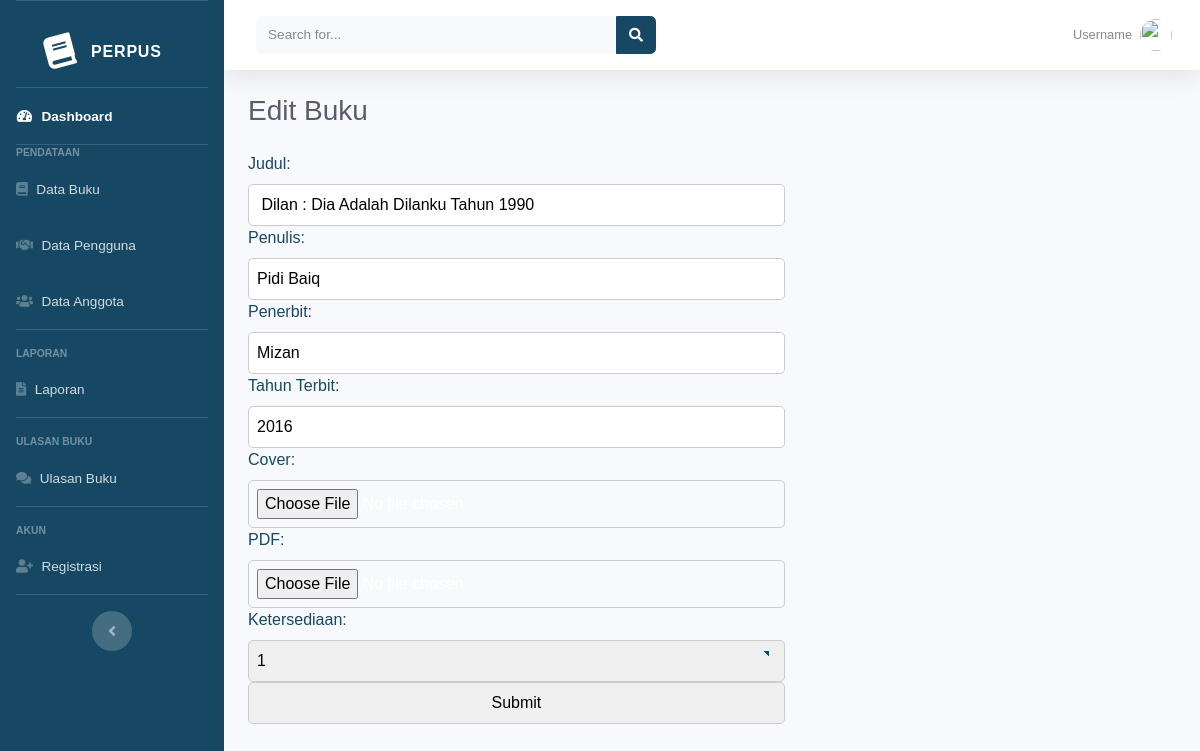
Page /edit/edit_data_buku.php?buku_id=12 (signed in) on the committed database.
### tables this page shows
CREATE TABLE `buku` (
  `buku_id` int(11) NOT NULL,
  `perpus_id` int(11) NOT NULL,
  `judul` varchar(100) NOT NULL,
  `cover` varchar(255) NOT NULL,
  `penulis` varchar(50) NOT NULL,
  `penerbit` varchar(50) NOT NULL,
  `tahun_terbit` int(11) NOT NULL,
  `deskripsi` varchar(10000) NOT NULL,
  `kategori_id` int(11) NOT NULL,
  `ketersediaan` int(50) NOT NULL,
  `file_pdf` varchar(1000) NOT NULL,
  `created_at` timestamp NOT NULL DEFAULT current_timestamp() ON UPDATE current_timestamp()
);

### edit/edit_data_buku.php (the view, shortened to what this page needs)
<?php
$role = $_SESSION["role"];
?>
<!DOCTYPE html>
<html lang="en">
<head>
    <link href="../dashboard/vendor/fontawesome-free/css/all.min.css" rel="stylesheet" type="text/css">
    <link href="../dashboard/css/sb-admin-2.min.css" rel="stylesheet">
</head>
<body id="page-top">
    <div id="wrapper">
        <ul class="navbar-nav bg-gradient-primary sidebar sidebar-dark accordion" id="accordionSidebar">
            <a class="sidebar-brand d-flex align-items-center justify-content-center" href="index.html">
                <div class="sidebar-brand-icon rotate-n-15">
                    <i class="fas fa-book"></i>
                </div>
                <div class="sidebar-brand-text mx-3">Perpus</div>
            </a>
            <hr class="sidebar-divider my-0">
            <li class="nav-item active">
                <a class="nav-link" href="../admin/home.php">
                    <i class="fas fa-fw fa-tachometer-alt"></i>
                    <span>Dashboard</span></a>
            </li>
            <?php
            if ($role === "admin") :
            ?>
                <hr class="sidebar-divider my-0">
                <div class="sidebar-heading">
                    Pendataan
                </div>
                <li class="nav-item">
                    <a class="nav-link" href="../admin/index_data_buku.php">
                        <i class="fas fa-book"></i>
                        <span>Data Buku</span></a>
                </li>
                <li class="nav-item">
                    <a class="nav-link" href="../admin/index_peminjam.php">
                        <i class="fas fa-handshake"></i>
                        <span>Data Pengguna</span></a>
                </li>
                <li class="nav-item">
                    <a class="nav-link" href="../admin/index_data_anggota.php">
                        <i class="fas fa-users"></i>
                        <span>Data Anggota</span>
                    </a>
                </li>
                <hr class="sidebar-divider">
                <div class="sidebar-heading">
                    Laporan
                </div>
                <li class="nav-item">
                    <a class="nav-link" href="../admin/index_laporan.php">
                        <i class="fas fa-file-alt"></i>
                        <span>Laporan</span></a>
                </li>
                <hr class="sidebar-divider">
                <div class="sidebar-heading">
                    Ulasan Buku
                </div>
                <li class="nav-item">
                    <a class="nav-link" href="../admin/index_ulasan_buku.php">
                        <i class="fas fa-comments"></i>
                        <span>Ulasan Buku</span></a>
                </li>
                <hr class="sidebar-divider">
                <div class="sidebar-heading">
                    Akun
                </div>
                <li class="nav-item">
                    <a class="nav-link" href="../admin/index_register.php">
                        <i class="fas fa-user-plus"></i>
                        <span>Registrasi</span>
                    </a>
                </li>
                <hr class="sidebar-divider d-none d-md-block">
            <?php endif ?>
            <div class="text-center d-none d-md-inline">
                <button class="rounded-circle border-0" id="sidebarToggle"></button>
            </div>
        </ul>
        <div id="content-wrapper" class="d-flex flex-column">
            <div id="content">
                <nav class="navbar navbar-expand navbar-light bg-white topbar mb-4 static-top shadow">
                    <form class="d-none d-sm-inline-block form-inline mr-auto ml-md-3 my-2 my-md-0 mw-100 navbar-search">
                        <div class="input-group">
                            <input type="text" class="form-control bg-light border-0 small" placeholder="Search for..." aria-label="Search" aria-describedby="basic-addon2">
                            <div class="input-group-append">
                                <button class="btn btn-primary1" type="button">
                                    <i class="fas fa-search fa-sm"></i>
                                </button>
                            </div>
                        </div>
                    </form>
                    <ul class="navbar-nav ml-auto">
                        <li class="nav-item dropdown no-arrow">
                            <a class="nav-link dropdown-toggle" href="#" id="userDropdown" role="button" data-toggle="dropdown" aria-haspopup="true" aria-expanded="false">
                                <span class="mr-2 d-none d-lg-inline text-gray-600 small">Username</span>
                                <img class="img-profile rounded-circle" src="https://source.unsplash.com/QAB-WJcbgJk/60x60">
                            </a>
                        </li>
                    </ul>
                </nav>
                <div class="container-fluid">
                    <div class="d-sm-flex align-items-center justify-content-between mb-4">
                        <h2 class="h3 mb-0 text-gray-800">Edit Buku</h2>
                    </div>
                    <div class="row">
                        <div class="col-xl-12 col-md-6 mb-4">
                            <?php
                            $servername = "localhost";
                            $username = "root";
                            $password = "";
                            $dbname = "perpustakaan_digital";
                            $conn = new mysqli($servername, $username, $password, $dbname);
                            if (isset($_GET['buku_id'])) {
                                $buku_id = $_GET['buku_id'];
                                $sql = "SELECT * FROM buku WHERE buku_id = $buku_id";
                                $result = $conn->query($sql);
                                if ($result->num_rows > 0) {
                                    $row = $result->fetch_assoc();
                            ?>
                                    <form action="../proses/proses_edit_data_buku.php" method="POST" enctype="multipart/form-data">
                                        <label for="judul">Judul:</label>
                                        <input type="text" id="judul" name="judul" value="<?php echo $row['judul']; ?>"><br>
                                        <label for="penulis">Penulis:</label>
                                        <input type="text" id="penulis" name="penulis" value="<?php echo $row['penulis']; ?>"><br>
                                        <label for="penerbit">Penerbit:</label>
                                        <input type="text" id="penerbit" name="penerbit" value="<?php echo $row['penerbit']; ?>"><br>
                                        <label for="tahun_terbit">Tahun Terbit:</label>
                                        <input type="text" id="tahun_terbit" name="tahun_terbit" value="<?php echo $row['tahun_terbit']; ?>"><br>
                                        <label for="cover">Cover:</label>
                                        <input type="file" id="cover" name="cover"><br>
                                        <label for="pdf">PDF:</label>
                                        <input type="file" id="pdf" name="pdf"><br>
                                        <label for="ketersediaan">Ketersediaan:</label>
                                        <select id="ketersediaan" name="ketersediaan">
                                            <option value="1">1</option>
                                        </select><br>
                                        <input type="submit" value="Submit">
                                    </form>
                            <?php
                                } else {
                                    echo "Data buku tidak ditemukan.";
                                }
                            } else {
                                echo "Parameter buku_id tidak ditemukan.";
                            }
                            ?>
                        </div>
                    </div>
                </div>
            </div>
        </div>
    </div>
</body>
</html>

### edit/edit_data_buku.php (style rules this page uses)
.bg-gradient-primary { background-color: #164863; background-image: linear-gradient(180deg, #164863 10%, #164863 100%); background-size: cover; }
.sidebar { background-color: #164863; }
.btn-primary1 { background-color: #164863; border-color: #164863; transition: background-color 0.3s ease; color: #ffffff; }
.nav-link { display: flex; align-items: center; }
.nav-link i { margin-right: 10px; }
body { font-family: Arial, sans-serif; margin: 0; background-color: #164863; color: #fff; }
h2 { color: #164863; text-align: center; }
a { text-decoration: none; color: inherit; }
form { width: 60%; border-radius: 10px; }
label { display: block; color: #164863; }
input, select { width: calc(100% - 20px); padding: 8px; box-sizing: border-box; border: 1px solid #ccc; border-radius: 5px; }
select { appearance: none; background-image: linear-gradient(45deg, transparent 50%, #164863 50%); background-position: calc(100% - 15px) calc(0.5em + 2px), calc(100% - 10px) calc(0.5em + 2px); background-size: 5px 5px, 5px 5px; background-repeat: no-repeat; padding-right: 30px; }
button { background-color: #4e73df; color: #fff; padding: 8px 16px; border: none; border-radius: 5px; cursor: pointer; transition: background-color 0.3s ease; }

### rows in the picture
buku: judul "Dilan : Dia Adalah Dilanku Tahun 1990", penulis "Pidi Baiq", penerbit "Mizan", tahun_terbit "2016"
